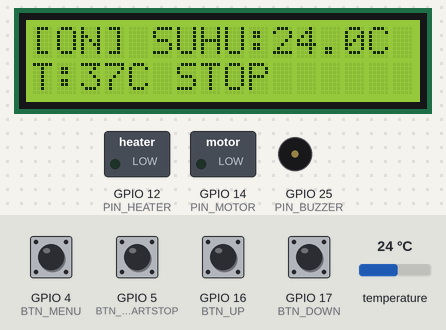
A sketch run on a simulated ESP32. Parts: 16×2 character LCD, switched loads named in the sketch (green lamp = pin HIGH), buzzer (waves = sounding, pin HIGH). Inputs (shaded band) come from the test bench; at power-on: GPIO 4 (BTN_MENU), GPIO 5 (BTN_STARTSTOP), GPIO 16 (BTN_UP), GPIO 17 (BTN_DOWN) HIGH, temperature 24 °C. WiFi joins after 1.5 s; servers stay silent unless stated; network time is answered at once with the bench clock; the local clock reads 2024-03-15 10:24:30 at power-on unless the sketch sets it; what the sketch prints to the serial monitor is not drawn.

Above: at 2.8 s.
2.9 s: GPIO 5 (BTN_STARTSTOP) pulled LOW for 0.15 s
At 5.3 s:
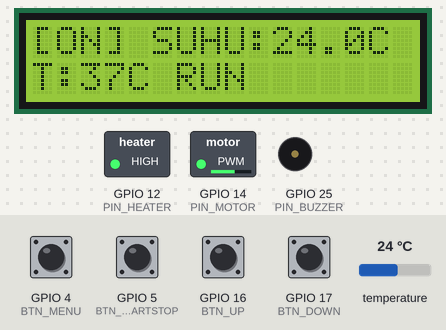
5.6 s: GPIO 5 (BTN_STARTSTOP) pulled LOW for 1 s
At 6.1 s:
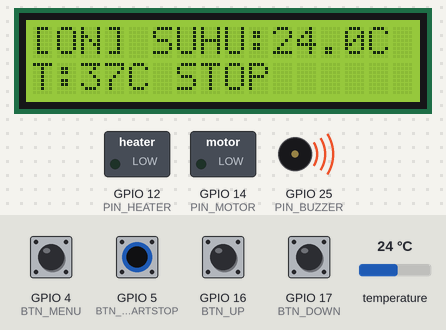
9.6 s: GPIO 4 (BTN_MENU) pulled LOW for 0.15 s
At 10.8 s:
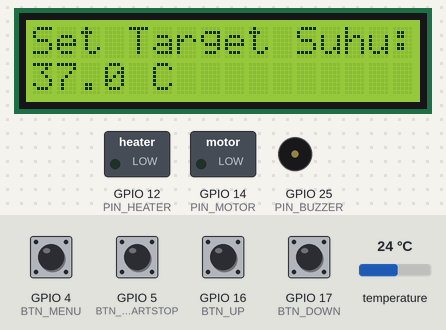
11.3 s: GPIO 16 (BTN_UP) pulled LOW for 0.15 s
At 12.1 s:
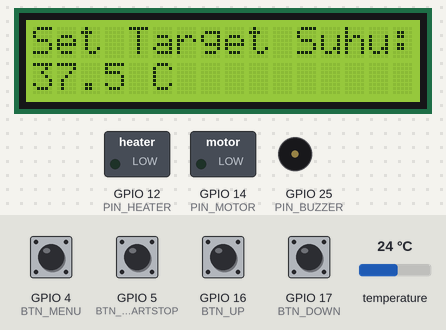
14.4 s: temperature set to 9 °C
17.4 s: GPIO 4 (BTN_MENU) pulled LOW for 1 s
At 18.9 s:
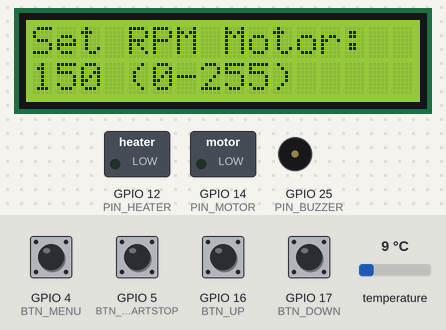
Timing chart, 0 to 20.4 s (numbered marks = the images above; inputs shaded):
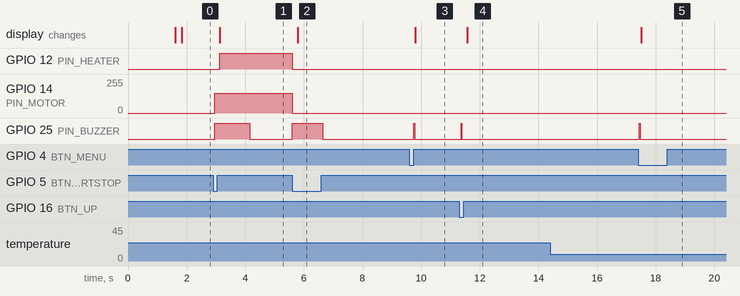

Measured:
- after the input at 2.9 s, GPIO 12 (PIN_HEATER): LOW → HIGH after 0.24 s; GPIO 14 (PIN_MOTOR): 0/255 → 149/255 after 0.06 s; GPIO 25 (PIN_BUZZER): LOW → HIGH after 0.06 s, → LOW 1.2 s later; the display: changes after 0.24 s (image 1)
- after the input at 5.6 s, GPIO 12 (PIN_HEATER): HIGH → LOW at once; GPIO 14 (PIN_MOTOR): 149/255 → 0/255 at once; GPIO 25 (PIN_BUZZER): LOW → HIGH at once, → LOW 1.0 s later; the display: changes after 0.19 s (image 2)
- after the input at 9.6 s, GPIO 25 (PIN_BUZZER): LOW → HIGH after 0.14 s, → LOW 0.03 s later; the display: changes after 0.20 s (image 3)
- after the input at 11.3 s, GPIO 25 (PIN_BUZZER): LOW → HIGH after 0.06 s, → LOW 0.03 s later; the display: changes after 0.27 s (image 4)
- after the input at 14.4 s, every drawn part: stays the same
- after the input at 17.4 s, GPIO 25 (PIN_BUZZER): LOW → HIGH at once, → LOW 0.03 s later; the display: changes after 0.10 s (image 5)

The sketch:

incubatorweb2.ino
```cpp
#include <WiFi.h>
#include <WiFiManager.h>
#include <Firebase_ESP_Client.h>
#include <addons/TokenHelper.h>
#include <NTPClient.h>
#include <WiFiUdp.h>
#include <time.h>
#include "DHTesp.h"
#include <LiquidCrystal_I2C.h>

// ── KONFIGURASI ──
#define FIREBASE_HOST    "https://incubatorcloud-default-rtdb.asia-southeast1.firebasedatabase.app"
#define FIREBASE_API_KEY "AIzaSyAHuGNYJFGmHlGd_8aTz-r0hgyFX7lm7VI"

// ── PIN SENSOR & AKTUATOR ──
#define DHT_PIN      13   // Data DHT22 (pakai pull-up 10k ke 3V3 kalau bukan modul)
#define PIN_HEATER   12   // Relay aktif HIGH
#define PIN_MOTOR    14   // PWM ke L298N
#define PWM_FREQ     1000
#define PWM_RES      8
#define PIN_BUZZER   25   // Buzzer aktif HIGH

// ── PIN TOMBOL FISIK (aktif LOW, INPUT_PULLUP) ──
#define BTN_MENU       4  // Pilih parameter yang mau diatur
#define BTN_UP         16 // Naikkan nilai parameter terpilih
#define BTN_DOWN       17 // Turunkan nilai parameter terpilih
#define BTN_STARTSTOP  5  // Start / Stop alat (bisa ditekan kapan saja)

// ── MAKRO RELAY & BUZZER AKTIF HIGH ──
#define HEATER_ON()   digitalWrite(PIN_HEATER, HIGH)
#define HEATER_OFF()  digitalWrite(PIN_HEATER, LOW)
#define BUZZER_ON()   digitalWrite(PIN_BUZZER, HIGH)
#define BUZZER_OFF()  digitalWrite(PIN_BUZZER, LOW)
#define HEATER_IS_ON() (digitalRead(PIN_HEATER) == HIGH)

// ── FIREBASE ──
FirebaseData fbdo;
FirebaseAuth auth;
FirebaseConfig config;

// ── NTP (hanya dipakai untuk pencatatan histori saat online) ──
WiFiUDP ntpUDP;
NTPClient timeClient(ntpUDP, "pool.ntp.org", 7 * 3600, 60000);

// ── SENSOR & LCD ──
DHTesp dhtSensor;
LiquidCrystal_I2C lcd(0x27, 16, 2);

// DHT22 kadang gagal baca sesekali (dan minimal 2 detik antar pembacaan).
// Selama gagal < toleransi, pakai nilai valid terakhir supaya heater/buzzer
// tidak ikut "kedip" karena glitch sesaat.
float lastSuhuValid = NAN;
unsigned long lastSuhuValidTime = 0;
const unsigned long SENSOR_TOLERANSI_MS = 10000;

// ── STATUS KONEKSI ──
bool online = false; // true jika WiFi + Firebase berhasil konek saat boot

// ── STATE KONTROL (dipakai baik mode online maupun offline/lokal) ──
bool  aktif            = false;
bool  status_heater    = false;
bool  heaterSebelumnya = false;
float targetSuhu       = 37.0;
int   pwmMotor         = 150;
float durasiJam        = 2.0;
unsigned long motorStartMillis = 0; // ganti dari epoch NTP -> millis() lokal

// ── STATE MOTOR SIKLUS ──
bool motorFaseOn         = true;
unsigned long cycleTimer = 0;
const unsigned long MOTOR_ON_MS  = 120000; // 120 detik ON
const unsigned long MOTOR_OFF_MS = 180000; // 180 detik OFF

// ── TIMER ──
unsigned long lastSendTime    = 0;
unsigned long lastStatusTime  = 0;
unsigned long lastKontrolRead = 0;
const unsigned long SEND_INTERVAL    = 10000;
const unsigned long SEND_UPDATE_SUHU = 1500;
const unsigned long KONTROL_INTERVAL = 3000;

// ── WIFI ──
const unsigned long CONFIG_PORTAL_TIMEOUT_S = 50;
const char* AP_SETUP_SSID = "ESP32-INCUBATOR-Setup";
WiFiManager wm;

// ── MENU LOKAL (tombol fisik) ──
enum MenuMode { MENU_IDLE, MENU_SUHU, MENU_PWM, MENU_DURASI };
MenuMode menuMode = MENU_IDLE;
unsigned long menuLastActivity = 0;
const unsigned long MENU_TIMEOUT_MS = 6000; // otomatis kembali ke tampilan utama

struct Tombol {
  uint8_t pin;
  bool lastState = HIGH;
  unsigned long lastTekan = 0;
};
Tombol btnMenu  = {BTN_MENU};
Tombol btnUp    = {BTN_UP};
Tombol btnDown  = {BTN_DOWN};
Tombol btnStart = {BTN_STARTSTOP};

void kirimKontrolKeFirebase(); // forward declaration

// ======================================================
// FUNGSI BANTU LCD
// ======================================================
void tampillcd(String baris1, String baris2) {
  lcd.clear();
  lcd.setCursor(0, 0);
  lcd.print(baris1);
  lcd.setCursor(0, 1);
  lcd.print(baris2);
}

// ── Buzzer bunyi non-blocking (1 detik), untuk event heater/start-stop ──
unsigned long buzzerStartTime = 0;
bool buzzerAktif = false;

void buzzerMulai() {
  BUZZER_ON();
  buzzerStartTime = millis();
  buzzerAktif     = true;
}

void buzzerUpdate() {
  if (buzzerAktif && millis() - buzzerStartTime >= 1000) {
    BUZZER_OFF();
    buzzerAktif = false;
  }
}

// ── Bunyi klik pendek untuk feedback navigasi menu ──
void buzzerKlik() {
  BUZZER_ON();
  delay(30);
  BUZZER_OFF();
}

// ======================================================
// BACA SENSOR DHT22
// ======================================================
float bacaSuhu() {
  float t = dhtSensor.getTemperature(); // DHTesp otomatis menahan pembacaan tiap 2 detik
  if (!isnan(t) && t > -40.0 && t < 80.0) {
    lastSuhuValid     = t;
    lastSuhuValidTime = millis();
    return t;
  }
  // Gagal baca: pakai nilai valid terakhir selama masih dalam toleransi
  if (!isnan(lastSuhuValid) && (millis() - lastSuhuValidTime) < SENSOR_TOLERANSI_MS) {
    return lastSuhuValid;
  }
  return NAN; // gagal terus > toleransi -> dianggap sensor error
}

// ======================================================
// TOMBOL FISIK — deteksi tekan dengan debounce sederhana
// ======================================================
bool tombolDitekan(Tombol &b) {
  bool state = digitalRead(b.pin);
  bool ditekan = false;
  if (state == LOW && b.lastState == HIGH && (millis() - b.lastTekan) > 200) {
    ditekan = true;
    b.lastTekan = millis();
  }
  b.lastState = state;
  return ditekan;
}

void ubahNilaiMenu(int arah) {
  switch (menuMode) {
    case MENU_SUHU:
      targetSuhu += arah * 0.5;
      targetSuhu = constrain(targetSuhu, 20.0, 60.0);
      break;
    case MENU_PWM:
      pwmMotor += arah * 5;
      pwmMotor = constrain(pwmMotor, 0, 255);
      if (aktif && motorFaseOn) ledcWrite(PIN_MOTOR, pwmMotor); // motor langsung ikut berubah kalau sedang jalan
      break;
    case MENU_DURASI:
      durasiJam += arah * 0.5;
      durasiJam = constrain(durasiJam, 0.5, 24.0);
      break;
    default:
      break;
  }
}

// ======================================================
// KONTROL VIA TOMBOL FISIK — SELALU AKTIF, ONLINE MAUPUN OFFLINE
// ======================================================
void handleTombolFisik() {
  // MENU: pindah parameter (Suhu -> PWM -> Durasi -> tampilan normal -> ulang)
  if (tombolDitekan(btnMenu)) {
    menuMode = (MenuMode)((menuMode + 1) % 4);
    menuLastActivity = millis();
    buzzerKlik();
  }

  // UP / DOWN hanya aktif saat sedang mengatur salah satu parameter
  if (menuMode != MENU_IDLE) {
    if (tombolDitekan(btnUp)) {
      ubahNilaiMenu(1);
      menuLastActivity = millis();
      buzzerKlik();
      kirimKontrolKeFirebase(); // langsung sinkron tiap perubahan, jangan tunggu timeout
    }
    if (tombolDitekan(btnDown)) {
      ubahNilaiMenu(-1);
      menuLastActivity = millis();
      buzzerKlik();
      kirimKontrolKeFirebase(); // langsung sinkron tiap perubahan, jangan tunggu timeout
    }
    // Timeout: kembali otomatis ke tampilan utama (sinkron sudah terjadi tiap perubahan di atas,
    // panggilan ini cuma jaga-jaga kalau ada perubahan yang belum sempat terkirim)
    if (millis() - menuLastActivity > MENU_TIMEOUT_MS) {
      menuMode = MENU_IDLE;
      kirimKontrolKeFirebase();
    }
  }

  // START/STOP: berlaku kapan saja, baik online maupun offline
  if (tombolDitekan(btnStart)) {
    aktif = !aktif;
    if (aktif) {
      motorStartMillis = millis();
      cycleTimer       = millis();
      motorFaseOn      = true;
      ledcWrite(PIN_MOTOR, pwmMotor);
    } else {
      ledcWrite(PIN_MOTOR, 0);
      HEATER_OFF();
      status_heater = false;
    }
    menuMode = MENU_IDLE;
    buzzerMulai();
    kirimKontrolKeFirebase();
  }
}

// ======================================================
// SETUP
// ======================================================
void setup() {
  Serial.begin(115200);

  // LCD
  Wire.begin(26, 27);
  lcd.init();
  lcd.backlight();

  // Tombol fisik
  pinMode(BTN_MENU, INPUT_PULLUP);
  pinMode(BTN_UP, INPUT_PULLUP);
  pinMode(BTN_DOWN, INPUT_PULLUP);
  pinMode(BTN_STARTSTOP, INPUT_PULLUP);

  // Pin output
  pinMode(PIN_HEATER, OUTPUT);
  HEATER_OFF();
  pinMode(PIN_BUZZER, OUTPUT);
  BUZZER_OFF();

  // PWM motor
  ledcAttach(PIN_MOTOR, PWM_FREQ, PWM_RES);
  ledcWrite(PIN_MOTOR, 0);

  // Sensor DHT22
  dhtSensor.setup(DHT_PIN, DHTesp::DHT22);

  // WiFiManager — kalau gagal konek, LANJUT mode OFFLINE (tidak restart)
  tampillcd("ESP32-INCUBATOR", "Cek WiFi...");
  wm.setConfigPortalTimeout(CONFIG_PORTAL_TIMEOUT_S);
  online = wm.autoConnect(AP_SETUP_SSID);

  if (!online) {
    Serial.println("WiFi tidak tersedia. Lanjut MODE OFFLINE (kontrol lokal via tombol).");
    tampillcd("Mode OFFLINE", "Kontrol lokal");
    delay(1500);
  } else {
    tampillcd("WiFi", "Tersambung");
    Serial.println("WiFi tersambung. IP: " + WiFi.localIP().toString());

    config.api_key      = FIREBASE_API_KEY;
    config.database_url = FIREBASE_HOST;
    config.token_status_callback = tokenStatusCallback;
    Firebase.signUp(&config, &auth, "", "");
    Firebase.begin(&config, &auth);
    Firebase.reconnectWiFi(true);

    Serial.print("Menunggu Firebase");
    unsigned long t = millis();
    while (!Firebase.ready() && millis() - t < 15000) {
      Serial.print(".");
      delay(500);
    }
    Serial.println(Firebase.ready() ? "\nFirebase siap!" : "\nFirebase timeout");

    timeClient.begin();
    timeClient.update();
  }

  cycleTimer = millis();
}

// ======================================================
// BACA /kontrol dari Firebase (hanya saat online DAN tidak sedang diedit via LCD)
// ======================================================
void bacaKontrol() {
  if (!Firebase.ready()) return;

  bool aktifSebelumnya = aktif;

  if (Firebase.RTDB.getJSON(&fbdo, "/kontrol")) {
    FirebaseJson     &json = fbdo.jsonObject();
    FirebaseJsonData  result;

    json.get(result, "aktif");
    aktif = result.intValue == 1;

    json.get(result, "target");
    if (result.success) targetSuhu = result.floatValue;

    json.get(result, "pwmMotor");
    if (result.success) pwmMotor = result.intValue;

    json.get(result, "durasiJam");
    if (result.success) durasiJam = result.floatValue;

    Serial.printf("[Kontrol] aktif=%d target=%.1f pwm=%d durasi=%.1fh\n",
                  aktif, targetSuhu, pwmMotor, durasiJam);

    if (!aktifSebelumnya && aktif) {
      motorStartMillis = millis();
      cycleTimer       = millis();
      motorFaseOn      = true;
      ledcWrite(PIN_MOTOR, pwmMotor);
      Serial.println("Motor START, PWM=" + String(pwmMotor));
    }

    if (aktifSebelumnya && !aktif) {
      ledcWrite(PIN_MOTOR, 0);
      HEATER_OFF();
      status_heater = false;
      Serial.println("STOP dari web");
    }

  } else {
    Serial.println("Gagal baca /kontrol: " + fbdo.errorReason());
  }
}

// ======================================================
// KIRIM NILAI KONTROL LOKAL KE FIREBASE (supaya web ikut sinkron)
// ======================================================
void kirimKontrolKeFirebase() {
  if (!online || !Firebase.ready()) return;
  FirebaseJson j;
  j.set("aktif", aktif ? 1 : 0);
  j.set("target", targetSuhu);
  j.set("pwmMotor", pwmMotor);
  j.set("durasiJam", durasiJam);
  j.set("motorStartEpoch", (int)timeClient.getEpochTime());
  Firebase.RTDB.setJSON(&fbdo, "/kontrol", &j);
}

// ======================================================
// KIRIM DATA HISTORIS ke /suhu (hanya saat online)
// ======================================================
void kirimSensor(float suhuwrite) {
  timeClient.update();
  time_t    rawTime = timeClient.getEpochTime();
  struct tm *ti     = localtime(&rawTime);

  int menit   = ti->tm_min;
  int jam     = ti->tm_hour;
  int tanggal = ti->tm_mday;
  int bulan   = ti->tm_mon + 1;
  int tahun   = ti->tm_year + 1900;

  String timeKey = String(tahun) + "-"
    + (bulan   < 10 ? "0" : "") + String(bulan)   + "-"
    + (tanggal < 10 ? "0" : "") + String(tanggal) + "_"
    + (jam     < 10 ? "0" : "") + String(jam)     + ":"
    + (menit   < 10 ? "0" : "") + String(menit);

  FirebaseJson jsonSuhu;
  jsonSuhu.set("suhu",          suhuwrite);
  jsonSuhu.set("target_suhu",   targetSuhu);
  jsonSuhu.set("status_heater", status_heater);
  jsonSuhu.set("waktu/menit",   menit);
  jsonSuhu.set("waktu/jam",     jam);
  jsonSuhu.set("waktu/tanggal", tanggal);
  jsonSuhu.set("waktu/bulan",   bulan);
  jsonSuhu.set("waktu/tahun",   tahun);

  if (Firebase.RTDB.setJSON(&fbdo, ("/suhu/" + timeKey).c_str(), &jsonSuhu)) {
    Serial.println("Suhu terkirim: " + timeKey);
  } else {
    Serial.println("Gagal kirim suhu: " + fbdo.errorReason());
  }
}

// ======================================================
// KIRIM STATUS REALTIME ke /status (hanya saat online)
// ======================================================
void kirimstatus(float suhuupdate) {
  timeClient.update();
  time_t rawTime = timeClient.getEpochTime();

  bool error = isnan(suhuupdate);

  FirebaseJson jsonStatus;
  jsonStatus.set("suhu",        error ? 0.0 : suhuupdate);
  jsonStatus.set("heater",      HEATER_IS_ON() ? 1 : 0);
  jsonStatus.set("motor",       (ledcRead(PIN_MOTOR) > 0) ? 1 : 0);
  jsonStatus.set("timestamp",   (int)rawTime);
  jsonStatus.set("sensorError", error ? 1 : 0);

  if (Firebase.RTDB.setJSON(&fbdo, "/status", &jsonStatus)) {
    Serial.println(error ? "Status: SENSOR ERROR" : "Status terkirim");
  } else {
    Serial.println("Gagal kirim status: " + fbdo.errorReason());
  }
}

// ======================================================
// TAMPILAN LCD: tampilan utama (idle) atau layar menu edit
// ======================================================
void tampilkanLCD(float suhu) {
  switch (menuMode) {
    case MENU_SUHU:
      tampillcd("Set Target Suhu:", String(targetSuhu, 1) + " C");
      break;
    case MENU_PWM:
      tampillcd("Set RPM Motor:", String(pwmMotor) + " (0-255)");
      break;
    case MENU_DURASI:
      tampillcd("Set Durasi:", String(durasiJam, 1) + " jam");
      break;
    default:
      tampillcd(String(online ? "[ON] " : "[OFF]") + "SUHU:" + String(suhu, 1) + "C",
                "T:" + String(targetSuhu, 0) + "C " + (aktif ? "RUN" : "STOP"));
      break;
  }
}

// ======================================================
// LOGIKA HEATER & MOTOR
// ======================================================
void kontrolAlat(float suhuupdate) {
  if (!aktif) {
    HEATER_OFF();
    ledcWrite(PIN_MOTOR, 0);
    status_heater    = false;
    heaterSebelumnya = false;
    motorFaseOn      = true;
    cycleTimer       = millis();
    return;
  }

  bool heaterHarusNyala = (suhuupdate < targetSuhu);

  if (heaterHarusNyala) {
    HEATER_ON();
    status_heater = true;
    if (!heaterSebelumnya) {
      Serial.println("Heater ON — suhu di bawah target");
      buzzerMulai();
    }
  } else {
    HEATER_OFF();
    status_heater = false;
    if (heaterSebelumnya) {
      Serial.println("Heater OFF — suhu target tercapai");
      buzzerMulai();
    }
  }
  heaterSebelumnya = heaterHarusNyala;

  // Durasi total motor — berbasis millis(), tidak bergantung NTP/internet
  unsigned long elapsedMs = millis() - motorStartMillis;
  unsigned long durasiMs  = (unsigned long)(durasiJam * 3600000UL);

  if (elapsedMs >= durasiMs) {
    ledcWrite(PIN_MOTOR, 0);
    return;
  }

  // Siklus ON 120 detik / OFF 180 detik
  unsigned long elapsedCycle = millis() - cycleTimer;

  if (motorFaseOn) {
    ledcWrite(PIN_MOTOR, pwmMotor);
    if (elapsedCycle >= MOTOR_ON_MS) {
      motorFaseOn = false;
      cycleTimer  = millis();
      ledcWrite(PIN_MOTOR, 0);
      Serial.println("Motor OFF (siklus)");
    }
  } else {
    ledcWrite(PIN_MOTOR, 0);
    if (elapsedCycle >= MOTOR_OFF_MS) {
      motorFaseOn = true;
      cycleTimer  = millis();
      ledcWrite(PIN_MOTOR, pwmMotor);
      Serial.println("Motor ON (siklus) PWM=" + String(pwmMotor));
    }
  }
}

// ======================================================
// LOOP
// ======================================================
void loop() {
  unsigned long now = millis();

  buzzerUpdate();
  handleTombolFisik();

  // Skip polling Firebase selama user sedang mengedit lewat menu LCD,
  // supaya nilai yang sedang diatur via tombol tidak ketimpa data lama dari cloud
  if (online && menuMode == MENU_IDLE && now - lastKontrolRead >= KONTROL_INTERVAL) {
    lastKontrolRead = now;
    bacaKontrol();
  }

  float suhuupdate = bacaSuhu();

  if (online && now - lastStatusTime >= SEND_UPDATE_SUHU) {
    lastStatusTime = now;
    kirimstatus(suhuupdate);
  }

  if (isnan(suhuupdate)) {
    Serial.println("Sensor tidak terbaca");
    tampillcd("SENSOR ERROR", "Cek DHT22!");
    HEATER_OFF();
    ledcWrite(PIN_MOTOR, 0);
    if (!buzzerAktif) buzzerMulai();
    delay(200);
    return;
  }

  Serial.printf("Suhu: %.1f C | Target: %.1f C | Heater: %s | Aktif: %s | %s\n",
    suhuupdate, targetSuhu,
    HEATER_IS_ON() ? "ON" : "OFF",
    aktif ? "YES" : "NO",
    online ? "ONLINE" : "OFFLINE");

  tampilkanLCD(suhuupdate);
  kontrolAlat(suhuupdate);

  if (online && now - lastSendTime >= SEND_INTERVAL) {
    lastSendTime = now;
    kirimSensor(suhuupdate);
  }

  delay(50); // kecil, supaya tombol tetap responsif
}
```
